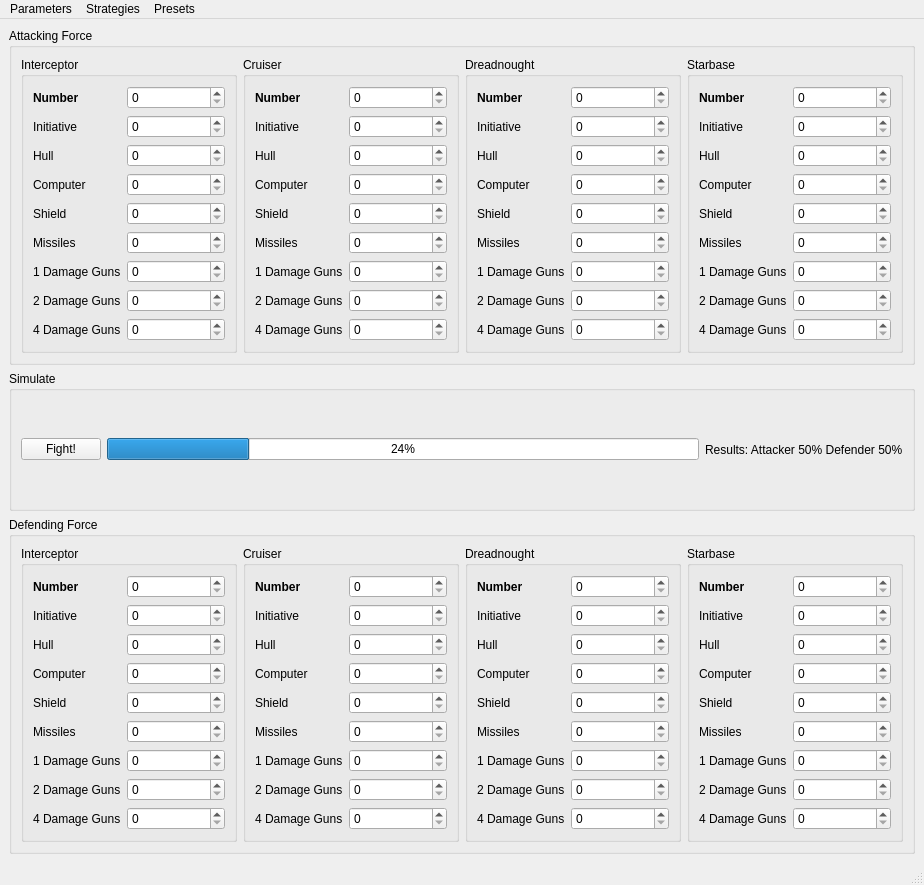
<?xml version="1.0" encoding="UTF-8"?>
<ui version="4.0">
 <class>mainWindow</class>
 <widget class="QMainWindow" name="mainWindow">
  <property name="geometry">
   <rect>
    <x>0</x>
    <y>0</y>
    <width>924</width>
    <height>885</height>
   </rect>
  </property>
  <property name="windowTitle">
   <string>Eclipse Battle Simulator</string>
  </property>
  <widget class="QWidget" name="centralwidget">
   <layout class="QVBoxLayout" name="verticalLayout">
    <item>
     <widget class="QGroupBox" name="groupBox">
      <property name="title">
       <string>Attacking Force</string>
      </property>
      <layout class="QGridLayout" name="gridLayout">
       <item row="0" column="0">
        <widget class="QGroupBox" name="groupBox_2">
         <property name="title">
          <string>Interceptor</string>
         </property>
         <layout class="QFormLayout" name="formLayout">
          <item row="0" column="0">
           <widget class="QLabel" name="label_33">
            <property name="font">
             <font>
              <weight>75</weight>
              <bold>true</bold>
             </font>
            </property>
            <property name="text">
             <string>Number</string>
            </property>
           </widget>
          </item>
          <item row="0" column="1">
           <widget class="QSpinBox" name="spinBox"/>
          </item>
          <item row="1" column="0">
           <widget class="QLabel" name="label_4">
            <property name="text">
             <string>Initiative</string>
            </property>
           </widget>
          </item>
          <item row="1" column="1">
           <widget class="QSpinBox" name="spinBox_5"/>
          </item>
          <item row="2" column="0">
           <widget class="QLabel" name="label">
            <property name="text">
             <string>Hull</string>
            </property>
           </widget>
          </item>
          <item row="2" column="1">
           <widget class="QSpinBox" name="spinBox_2"/>
          </item>
          <item row="3" column="0">
           <widget class="QLabel" name="label_2">
            <property name="text">
             <string>Computer</string>
            </property>
           </widget>
          </item>
          <item row="3" column="1">
           <widget class="QSpinBox" name="spinBox_3"/>
          </item>
          <item row="4" column="0">
           <widget class="QLabel" name="label_3">
            <property name="text">
             <string>Shield</string>
            </property>
           </widget>
          </item>
          <item row="4" column="1">
           <widget class="QSpinBox" name="spinBox_4"/>
          </item>
          <item row="5" column="0">
           <widget class="QLabel" name="label_5">
            <property name="text">
             <string>Missiles</string>
            </property>
           </widget>
          </item>
          <item row="5" column="1">
           <widget class="QSpinBox" name="spinBox_6"/>
          </item>
          <item row="6" column="0">
           <widget class="QLabel" name="label_6">
            <property name="text">
             <string>1 Damage Guns</string>
            </property>
           </widget>
          </item>
          <item row="6" column="1">
           <widget class="QSpinBox" name="spinBox_7"/>
          </item>
          <item row="7" column="0">
           <widget class="QLabel" name="label_7">
            <property name="text">
             <string>2 Damage Guns</string>
            </property>
           </widget>
          </item>
          <item row="7" column="1">
           <widget class="QSpinBox" name="spinBox_8"/>
          </item>
          <item row="8" column="0">
           <widget class="QLabel" name="label_8">
            <property name="text">
             <string>4 Damage Guns</string>
            </property>
           </widget>
          </item>
          <item row="8" column="1">
           <widget class="QSpinBox" name="spinBox_9"/>
          </item>
         </layout>
        </widget>
       </item>
       <item row="0" column="2">
        <widget class="QGroupBox" name="groupBox_5">
         <property name="title">
          <string>Dreadnought</string>
         </property>
         <layout class="QFormLayout" name="formLayout_4">
          <item row="0" column="0">
           <widget class="QLabel" name="label_36">
            <property name="font">
             <font>
              <weight>75</weight>
              <bold>true</bold>
             </font>
            </property>
            <property name="text">
             <string>Number</string>
            </property>
           </widget>
          </item>
          <item row="0" column="1">
           <widget class="QSpinBox" name="spinBox_39"/>
          </item>
          <item row="1" column="0">
           <widget class="QLabel" name="label_28">
            <property name="text">
             <string>Initiative</string>
            </property>
           </widget>
          </item>
          <item row="1" column="1">
           <widget class="QSpinBox" name="spinBox_31"/>
          </item>
          <item row="2" column="0">
           <widget class="QLabel" name="label_25">
            <property name="text">
             <string>Hull</string>
            </property>
           </widget>
          </item>
          <item row="2" column="1">
           <widget class="QSpinBox" name="spinBox_28"/>
          </item>
          <item row="3" column="0">
           <widget class="QLabel" name="label_26">
            <property name="text">
             <string>Computer</string>
            </property>
           </widget>
          </item>
          <item row="3" column="1">
           <widget class="QSpinBox" name="spinBox_29"/>
          </item>
          <item row="4" column="0">
           <widget class="QLabel" name="label_27">
            <property name="text">
             <string>Shield</string>
            </property>
           </widget>
          </item>
          <item row="4" column="1">
           <widget class="QSpinBox" name="spinBox_30"/>
          </item>
          <item row="5" column="0">
           <widget class="QLabel" name="label_29">
            <property name="text">
             <string>Missiles</string>
            </property>
           </widget>
          </item>
          <item row="5" column="1">
           <widget class="QSpinBox" name="spinBox_32"/>
          </item>
          <item row="6" column="0">
           <widget class="QLabel" name="label_30">
            <property name="text">
             <string>1 Damage Guns</string>
            </property>
           </widget>
          </item>
          <item row="6" column="1">
           <widget class="QSpinBox" name="spinBox_33"/>
          </item>
          <item row="7" column="0">
           <widget class="QLabel" name="label_31">
            <property name="text">
             <string>2 Damage Guns</string>
            </property>
           </widget>
          </item>
          <item row="7" column="1">
           <widget class="QSpinBox" name="spinBox_34"/>
          </item>
          <item row="8" column="0">
           <widget class="QLabel" name="label_32">
            <property name="text">
             <string>4 Damage Guns</string>
            </property>
           </widget>
          </item>
          <item row="8" column="1">
           <widget class="QSpinBox" name="spinBox_35"/>
          </item>
         </layout>
        </widget>
       </item>
       <item row="0" column="1">
        <widget class="QGroupBox" name="groupBox_3">
         <property name="title">
          <string>Cruiser</string>
         </property>
         <layout class="QFormLayout" name="formLayout_2">
          <item row="0" column="0">
           <widget class="QLabel" name="label_34">
            <property name="font">
             <font>
              <weight>75</weight>
              <bold>true</bold>
             </font>
            </property>
            <property name="text">
             <string>Number</string>
            </property>
           </widget>
          </item>
          <item row="0" column="1">
           <widget class="QSpinBox" name="spinBox_37"/>
          </item>
          <item row="1" column="0">
           <widget class="QLabel" name="label_12">
            <property name="text">
             <string>Initiative</string>
            </property>
           </widget>
          </item>
          <item row="1" column="1">
           <widget class="QSpinBox" name="spinBox_13"/>
          </item>
          <item row="2" column="0">
           <widget class="QLabel" name="label_9">
            <property name="text">
             <string>Hull</string>
            </property>
           </widget>
          </item>
          <item row="2" column="1">
           <widget class="QSpinBox" name="spinBox_10"/>
          </item>
          <item row="3" column="0">
           <widget class="QLabel" name="label_10">
            <property name="text">
             <string>Computer</string>
            </property>
           </widget>
          </item>
          <item row="3" column="1">
           <widget class="QSpinBox" name="spinBox_11"/>
          </item>
          <item row="4" column="0">
           <widget class="QLabel" name="label_11">
            <property name="text">
             <string>Shield</string>
            </property>
           </widget>
          </item>
          <item row="4" column="1">
           <widget class="QSpinBox" name="spinBox_12"/>
          </item>
          <item row="5" column="0">
           <widget class="QLabel" name="label_13">
            <property name="text">
             <string>Missiles</string>
            </property>
           </widget>
          </item>
          <item row="5" column="1">
           <widget class="QSpinBox" name="spinBox_14"/>
          </item>
          <item row="6" column="0">
           <widget class="QLabel" name="label_14">
            <property name="text">
             <string>1 Damage Guns</string>
            </property>
           </widget>
          </item>
          <item row="6" column="1">
           <widget class="QSpinBox" name="spinBox_15"/>
          </item>
          <item row="7" column="0">
           <widget class="QLabel" name="label_15">
            <property name="text">
             <string>2 Damage Guns</string>
            </property>
           </widget>
          </item>
          <item row="7" column="1">
           <widget class="QSpinBox" name="spinBox_16"/>
          </item>
          <item row="8" column="0">
           <widget class="QLabel" name="label_16">
            <property name="text">
             <string>4 Damage Guns</string>
            </property>
           </widget>
          </item>
          <item row="8" column="1">
           <widget class="QSpinBox" name="spinBox_17"/>
          </item>
         </layout>
        </widget>
       </item>
       <item row="0" column="3">
        <widget class="QGroupBox" name="groupBox_4">
         <property name="title">
          <string>Starbase</string>
         </property>
         <layout class="QFormLayout" name="formLayout_3">
          <item row="0" column="0">
           <widget class="QLabel" name="label_37">
            <property name="font">
             <font>
              <weight>75</weight>
              <bold>true</bold>
             </font>
            </property>
            <property name="text">
             <string>Number</string>
            </property>
           </widget>
          </item>
          <item row="0" column="1">
           <widget class="QSpinBox" name="spinBox_38"/>
          </item>
          <item row="1" column="0">
           <widget class="QLabel" name="label_20">
            <property name="text">
             <string>Initiative</string>
            </property>
           </widget>
          </item>
          <item row="1" column="1">
           <widget class="QSpinBox" name="spinBox_22"/>
          </item>
          <item row="2" column="0">
           <widget class="QLabel" name="label_17">
            <property name="text">
             <string>Hull</string>
            </property>
           </widget>
          </item>
          <item row="2" column="1">
           <widget class="QSpinBox" name="spinBox_19"/>
          </item>
          <item row="3" column="0">
           <widget class="QLabel" name="label_18">
            <property name="text">
             <string>Computer</string>
            </property>
           </widget>
          </item>
          <item row="3" column="1">
           <widget class="QSpinBox" name="spinBox_20"/>
          </item>
          <item row="4" column="0">
           <widget class="QLabel" name="label_19">
            <property name="text">
             <string>Shield</string>
            </property>
           </widget>
          </item>
          <item row="4" column="1">
           <widget class="QSpinBox" name="spinBox_21"/>
          </item>
          <item row="5" column="0">
           <widget class="QLabel" name="label_21">
            <property name="text">
             <string>Missiles</string>
            </property>
           </widget>
          </item>
          <item row="5" column="1">
           <widget class="QSpinBox" name="spinBox_23"/>
          </item>
          <item row="6" column="0">
           <widget class="QLabel" name="label_22">
            <property name="text">
             <string>1 Damage Guns</string>
            </property>
           </widget>
          </item>
          <item row="6" column="1">
           <widget class="QSpinBox" name="spinBox_24"/>
          </item>
          <item row="7" column="0">
           <widget class="QLabel" name="label_23">
            <property name="text">
             <string>2 Damage Guns</string>
            </property>
           </widget>
          </item>
          <item row="7" column="1">
           <widget class="QSpinBox" name="spinBox_25"/>
          </item>
          <item row="8" column="0">
           <widget class="QLabel" name="label_24">
            <property name="text">
             <string>4 Damage Guns</string>
            </property>
           </widget>
          </item>
          <item row="8" column="1">
           <widget class="QSpinBox" name="spinBox_26"/>
          </item>
         </layout>
        </widget>
       </item>
      </layout>
     </widget>
    </item>
    <item>
     <widget class="QGroupBox" name="groupBox_11">
      <property name="title">
       <string>Simulate</string>
      </property>
      <layout class="QHBoxLayout" name="horizontalLayout">
       <item>
        <widget class="QPushButton" name="pushButton">
         <property name="text">
          <string>Fight!</string>
         </property>
        </widget>
       </item>
       <item>
        <widget class="QProgressBar" name="progressBar">
         <property name="value">
          <number>24</number>
         </property>
        </widget>
       </item>
       <item>
        <widget class="QLabel" name="label_73">
         <property name="text">
          <string>Results: Attacker 50% Defender 50%</string>
         </property>
        </widget>
       </item>
      </layout>
     </widget>
    </item>
    <item>
     <widget class="QGroupBox" name="groupBox_6">
      <property name="title">
       <string>Defending Force</string>
      </property>
      <layout class="QGridLayout" name="gridLayout_2">
       <item row="0" column="0">
        <widget class="QGroupBox" name="groupBox_7">
         <property name="title">
          <string>Interceptor</string>
         </property>
         <layout class="QFormLayout" name="formLayout_5">
          <item row="0" column="0">
           <widget class="QLabel" name="label_35">
            <property name="font">
             <font>
              <weight>75</weight>
              <bold>true</bold>
             </font>
            </property>
            <property name="text">
             <string>Number</string>
            </property>
           </widget>
          </item>
          <item row="0" column="1">
           <widget class="QSpinBox" name="spinBox_18"/>
          </item>
          <item row="1" column="0">
           <widget class="QLabel" name="label_38">
            <property name="text">
             <string>Initiative</string>
            </property>
           </widget>
          </item>
          <item row="1" column="1">
           <widget class="QSpinBox" name="spinBox_27"/>
          </item>
          <item row="2" column="0">
           <widget class="QLabel" name="label_39">
            <property name="text">
             <string>Hull</string>
            </property>
           </widget>
          </item>
          <item row="2" column="1">
           <widget class="QSpinBox" name="spinBox_36"/>
          </item>
          <item row="3" column="0">
           <widget class="QLabel" name="label_40">
            <property name="text">
             <string>Computer</string>
            </property>
           </widget>
          </item>
          <item row="3" column="1">
           <widget class="QSpinBox" name="spinBox_40"/>
          </item>
          <item row="4" column="0">
           <widget class="QLabel" name="label_41">
            <property name="text">
             <string>Shield</string>
            </property>
           </widget>
          </item>
          <item row="4" column="1">
           <widget class="QSpinBox" name="spinBox_41"/>
          </item>
          <item row="5" column="0">
           <widget class="QLabel" name="label_42">
            <property name="text">
             <string>Missiles</string>
            </property>
           </widget>
          </item>
          <item row="5" column="1">
           <widget class="QSpinBox" name="spinBox_42"/>
          </item>
          <item row="6" column="0">
           <widget class="QLabel" name="label_43">
            <property name="text">
             <string>1 Damage Guns</string>
            </property>
           </widget>
          </item>
          <item row="6" column="1">
           <widget class="QSpinBox" name="spinBox_43"/>
          </item>
          <item row="7" column="0">
           <widget class="QLabel" name="label_44">
            <property name="text">
             <string>2 Damage Guns</string>
            </property>
           </widget>
          </item>
          <item row="7" column="1">
           <widget class="QSpinBox" name="spinBox_44"/>
          </item>
          <item row="8" column="0">
           <widget class="QLabel" name="label_45">
            <property name="text">
             <string>4 Damage Guns</string>
            </property>
           </widget>
          </item>
          <item row="8" column="1">
           <widget class="QSpinBox" name="spinBox_45"/>
          </item>
         </layout>
        </widget>
       </item>
       <item row="0" column="2">
        <widget class="QGroupBox" name="groupBox_8">
         <property name="title">
          <string>Dreadnought</string>
         </property>
         <layout class="QFormLayout" name="formLayout_6">
          <item row="0" column="0">
           <widget class="QLabel" name="label_46">
            <property name="font">
             <font>
              <weight>75</weight>
              <bold>true</bold>
             </font>
            </property>
            <property name="text">
             <string>Number</string>
            </property>
           </widget>
          </item>
          <item row="0" column="1">
           <widget class="QSpinBox" name="spinBox_46"/>
          </item>
          <item row="1" column="0">
           <widget class="QLabel" name="label_47">
            <property name="text">
             <string>Initiative</string>
            </property>
           </widget>
          </item>
          <item row="1" column="1">
           <widget class="QSpinBox" name="spinBox_47"/>
          </item>
          <item row="2" column="0">
           <widget class="QLabel" name="label_48">
            <property name="text">
             <string>Hull</string>
            </property>
           </widget>
          </item>
          <item row="2" column="1">
           <widget class="QSpinBox" name="spinBox_48"/>
          </item>
          <item row="3" column="0">
           <widget class="QLabel" name="label_49">
            <property name="text">
             <string>Computer</string>
            </property>
           </widget>
          </item>
          <item row="3" column="1">
           <widget class="QSpinBox" name="spinBox_49"/>
          </item>
          <item row="4" column="0">
           <widget class="QLabel" name="label_50">
            <property name="text">
             <string>Shield</string>
            </property>
           </widget>
          </item>
          <item row="4" column="1">
           <widget class="QSpinBox" name="spinBox_50"/>
          </item>
          <item row="5" column="0">
           <widget class="QLabel" name="label_51">
            <property name="text">
             <string>Missiles</string>
            </property>
           </widget>
          </item>
          <item row="5" column="1">
           <widget class="QSpinBox" name="spinBox_51"/>
          </item>
          <item row="6" column="0">
           <widget class="QLabel" name="label_52">
            <property name="text">
             <string>1 Damage Guns</string>
            </property>
           </widget>
          </item>
          <item row="6" column="1">
           <widget class="QSpinBox" name="spinBox_52"/>
          </item>
          <item row="7" column="0">
           <widget class="QLabel" name="label_53">
            <property name="text">
             <string>2 Damage Guns</string>
            </property>
           </widget>
          </item>
          <item row="7" column="1">
           <widget class="QSpinBox" name="spinBox_53"/>
          </item>
          <item row="8" column="0">
           <widget class="QLabel" name="label_54">
            <property name="text">
             <string>4 Damage Guns</string>
            </property>
           </widget>
          </item>
          <item row="8" column="1">
           <widget class="QSpinBox" name="spinBox_54"/>
          </item>
         </layout>
        </widget>
       </item>
       <item row="0" column="1">
        <widget class="QGroupBox" name="groupBox_9">
         <property name="title">
          <string>Cruiser</string>
         </property>
         <layout class="QFormLayout" name="formLayout_7">
          <item row="0" column="0">
           <widget class="QLabel" name="label_55">
            <property name="font">
             <font>
              <weight>75</weight>
              <bold>true</bold>
             </font>
            </property>
            <property name="text">
             <string>Number</string>
            </property>
           </widget>
          </item>
          <item row="0" column="1">
           <widget class="QSpinBox" name="spinBox_55"/>
          </item>
          <item row="1" column="0">
           <widget class="QLabel" name="label_56">
            <property name="text">
             <string>Initiative</string>
            </property>
           </widget>
          </item>
          <item row="1" column="1">
           <widget class="QSpinBox" name="spinBox_56"/>
          </item>
          <item row="2" column="0">
           <widget class="QLabel" name="label_57">
            <property name="text">
             <string>Hull</string>
            </property>
           </widget>
          </item>
          <item row="2" column="1">
           <widget class="QSpinBox" name="spinBox_57"/>
          </item>
          <item row="3" column="0">
           <widget class="QLabel" name="label_58">
            <property name="text">
             <string>Computer</string>
            </property>
           </widget>
          </item>
          <item row="3" column="1">
           <widget class="QSpinBox" name="spinBox_58"/>
          </item>
          <item row="4" column="0">
           <widget class="QLabel" name="label_59">
            <property name="text">
             <string>Shield</string>
            </property>
           </widget>
          </item>
          <item row="4" column="1">
           <widget class="QSpinBox" name="spinBox_59"/>
          </item>
          <item row="5" column="0">
           <widget class="QLabel" name="label_60">
            <property name="text">
             <string>Missiles</string>
            </property>
           </widget>
          </item>
          <item row="5" column="1">
           <widget class="QSpinBox" name="spinBox_60"/>
          </item>
          <item row="6" column="0">
           <widget class="QLabel" name="label_61">
            <property name="text">
             <string>1 Damage Guns</string>
            </property>
           </widget>
          </item>
          <item row="6" column="1">
           <widget class="QSpinBox" name="spinBox_61"/>
          </item>
          <item row="7" column="0">
           <widget class="QLabel" name="label_62">
            <property name="text">
             <string>2 Damage Guns</string>
            </property>
           </widget>
          </item>
          <item row="7" column="1">
           <widget class="QSpinBox" name="spinBox_62"/>
          </item>
          <item row="8" column="0">
           <widget class="QLabel" name="label_63">
            <property name="text">
             <string>4 Damage Guns</string>
            </property>
           </widget>
          </item>
          <item row="8" column="1">
           <widget class="QSpinBox" name="spinBox_63"/>
          </item>
         </layout>
        </widget>
       </item>
       <item row="0" column="3">
        <widget class="QGroupBox" name="groupBox_10">
         <property name="title">
          <string>Starbase</string>
         </property>
         <layout class="QFormLayout" name="formLayout_8">
          <item row="0" column="0">
           <widget class="QLabel" name="label_64">
            <property name="font">
             <font>
              <weight>75</weight>
              <bold>true</bold>
             </font>
            </property>
            <property name="text">
             <string>Number</string>
            </property>
           </widget>
          </item>
          <item row="0" column="1">
           <widget class="QSpinBox" name="spinBox_64"/>
          </item>
          <item row="1" column="0">
           <widget class="QLabel" name="label_65">
            <property name="text">
             <string>Initiative</string>
            </property>
           </widget>
          </item>
          <item row="1" column="1">
           <widget class="QSpinBox" name="spinBox_65"/>
          </item>
          <item row="2" column="0">
           <widget class="QLabel" name="label_66">
            <property name="text">
             <string>Hull</string>
            </property>
           </widget>
          </item>
          <item row="2" column="1">
           <widget class="QSpinBox" name="spinBox_66"/>
          </item>
          <item row="3" column="0">
           <widget class="QLabel" name="label_67">
            <property name="text">
             <string>Computer</string>
            </property>
           </widget>
          </item>
          <item row="3" column="1">
           <widget class="QSpinBox" name="spinBox_67"/>
          </item>
          <item row="4" column="0">
           <widget class="QLabel" name="label_68">
            <property name="text">
             <string>Shield</string>
            </property>
           </widget>
          </item>
          <item row="4" column="1">
           <widget class="QSpinBox" name="spinBox_68"/>
          </item>
          <item row="5" column="0">
           <widget class="QLabel" name="label_69">
            <property name="text">
             <string>Missiles</string>
            </property>
           </widget>
          </item>
          <item row="5" column="1">
           <widget class="QSpinBox" name="spinBox_69"/>
          </item>
          <item row="6" column="0">
           <widget class="QLabel" name="label_70">
            <property name="text">
             <string>1 Damage Guns</string>
            </property>
           </widget>
          </item>
          <item row="6" column="1">
           <widget class="QSpinBox" name="spinBox_70"/>
          </item>
          <item row="7" column="0">
           <widget class="QLabel" name="label_71">
            <property name="text">
             <string>2 Damage Guns</string>
            </property>
           </widget>
          </item>
          <item row="7" column="1">
           <widget class="QSpinBox" name="spinBox_71"/>
          </item>
          <item row="8" column="0">
           <widget class="QLabel" name="label_72">
            <property name="text">
             <string>4 Damage Guns</string>
            </property>
           </widget>
          </item>
          <item row="8" column="1">
           <widget class="QSpinBox" name="spinBox_72"/>
          </item>
         </layout>
        </widget>
       </item>
      </layout>
     </widget>
    </item>
   </layout>
  </widget>
  <widget class="QMenuBar" name="menubar">
   <property name="geometry">
    <rect>
     <x>0</x>
     <y>0</y>
     <width>924</width>
     <height>22</height>
    </rect>
   </property>
   <widget class="QMenu" name="menuSimulation">
    <property name="title">
     <string>Parameters</string>
    </property>
    <addaction name="actionNumber_of_trials"/>
   </widget>
   <widget class="QMenu" name="menuStrategies">
    <property name="title">
     <string>Strategies</string>
    </property>
    <addaction name="actionRetreat"/>
   </widget>
   <widget class="QMenu" name="menuPresets">
    <property name="title">
     <string>Presets</string>
    </property>
    <widget class="QMenu" name="menuAncient_Cruisers">
     <property name="title">
      <string>Ancient Cruisers</string>
     </property>
     <addaction name="action1"/>
     <addaction name="action2"/>
     <addaction name="action3"/>
    </widget>
    <addaction name="actionAncient_Interceptor"/>
    <addaction name="menuAncient_Cruisers"/>
    <addaction name="actionAncient_Dreadnoughts"/>
    <addaction name="actionGCDS"/>
   </widget>
   <addaction name="menuSimulation"/>
   <addaction name="menuStrategies"/>
   <addaction name="menuPresets"/>
  </widget>
  <widget class="QStatusBar" name="statusbar"/>
  <action name="actionNumber_of_trials">
   <property name="text">
    <string>Number of trials</string>
   </property>
  </action>
  <action name="actionRetreat">
   <property name="text">
    <string>Retreat</string>
   </property>
  </action>
  <action name="actionAncient_Interceptor">
   <property name="text">
    <string>Ancient Interceptor</string>
   </property>
  </action>
  <action name="action1">
   <property name="text">
    <string>1</string>
   </property>
  </action>
  <action name="action2">
   <property name="text">
    <string>2</string>
   </property>
  </action>
  <action name="action3">
   <property name="text">
    <string>3</string>
   </property>
  </action>
  <action name="actionAncient_Dreadnoughts">
   <property name="text">
    <string>Ancient Dreadnoughts</string>
   </property>
  </action>
  <action name="actionGCDS">
   <property name="text">
    <string>GCDS</string>
   </property>
  </action>
 </widget>
 <resources/>
 <connections/>
</ui>
